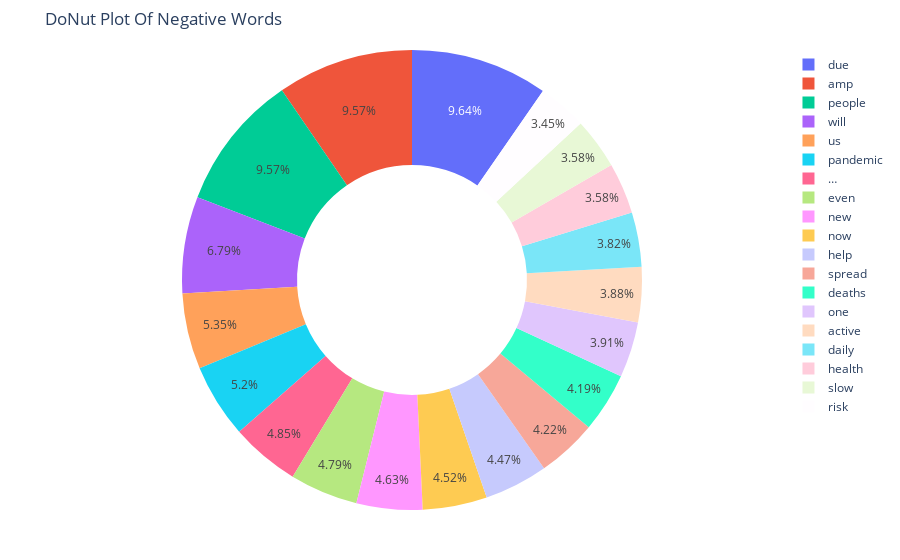

Notebook source saved alongside this figure:
### Markdown cell above
### Top most negative words donut plot

### Code cell
import chart_studio.plotly as py
from plotly.offline import init_notebook_mode, iplot
init_notebook_mode(connected=True)
trace1 = go.Pie(labels=temp_negative['Common_words'],
           values=temp_negative['count'],
           hole=.5)

layout = go.Layout(
    title='DoNut Plot Of Negative Words',
    margin=dict(
      l=50,
      r=50,
      b=50,
      t=50
    ))
data=[trace1]
fig = go.Figure(data = data, layout = layout)
iplot(fig)

### Figure 1 — Plotly figure (JSON) as saved in the notebook; plotly's stock layout.template omitted (floating-point values rounded to 4 significant figures)
{"data": [{"hole": 0.5, "labels": ["due", "amp", "people", "will", "us", "pandemic", "…", "even", "new", "now", "help", "spread", "deaths", "one", "active", "daily", "health", "slow", "risk"], "type": "pie", "values": [2031, 2017, 2016, 1431, 1127, 1095, 1022, 1010, 976, 953, 942, 889, 882, 823, 817, 806, 755, 755, 728]}], "layout": {"margin": {"b": 50, "l": 50, "r": 50, "t": 50}, "title": {"text": "DoNut Plot Of Negative Words"}}}
